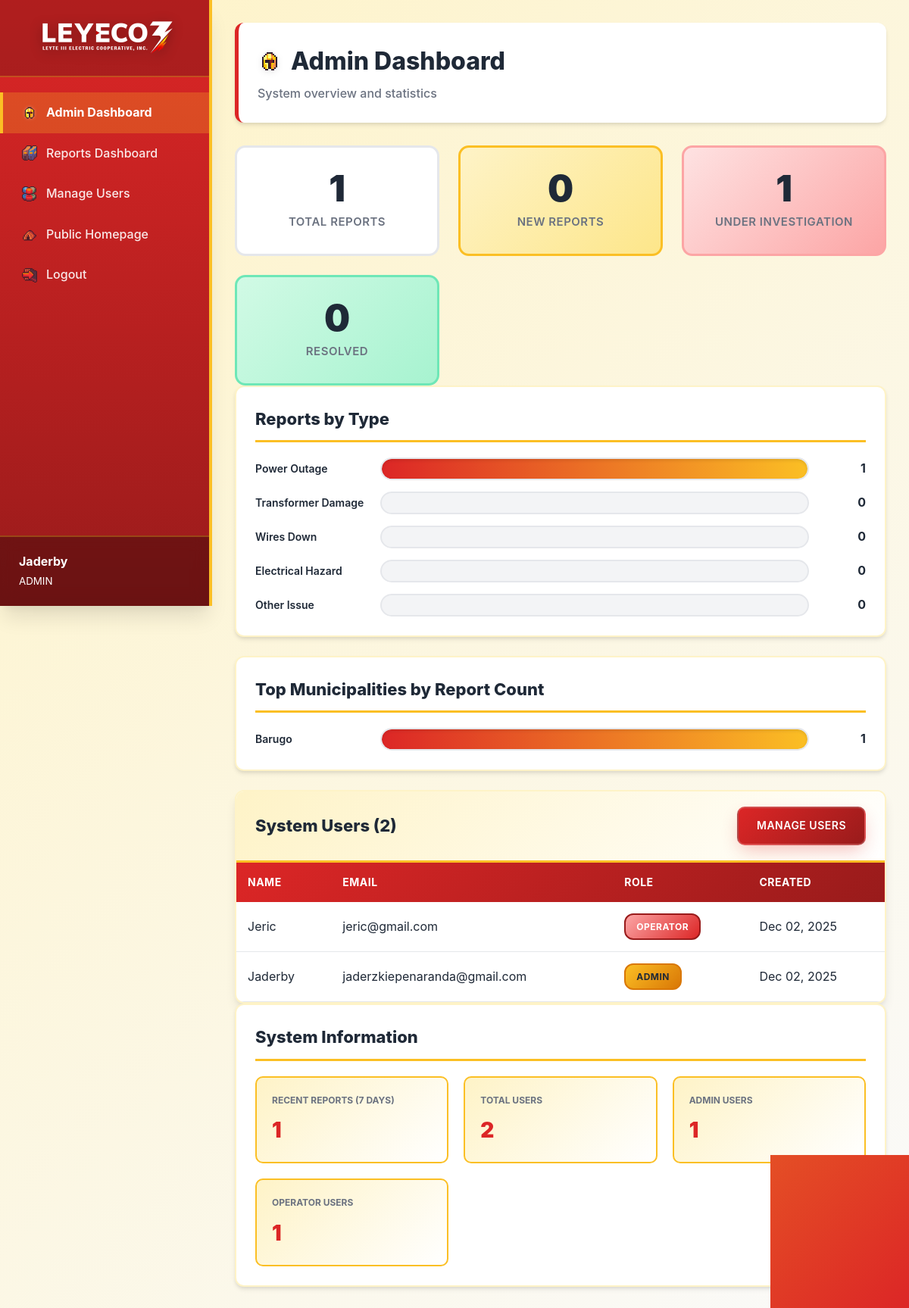
Page /public/admin_dashboard.php (signed in) on the committed database.
### tables this page shows
CREATE TABLE `users` (
  `id` int NOT NULL,
  `name` varchar(100) NOT NULL,
  `email` varchar(100) NOT NULL,
  `password_hash` varchar(255) NOT NULL,
  `role` enum('ADMIN','OPERATOR') NOT NULL DEFAULT 'OPERATOR',
  `created_at` timestamp NULL DEFAULT CURRENT_TIMESTAMP
);

### app/functions.php (called while the page is built, shortened)
<?php
require_once __DIR__ . '/db.php';
function isLoggedIn() {
    return isset($_SESSION['user_id']);
}
function getCurrentUser() {
    return [
        'id' => $_SESSION['user_id'],
        'name' => $_SESSION['user_name'],
        'email' => $_SESSION['user_email'],
        'role' => $_SESSION['user_role']
    ];
}
function formatDate($date, $format = 'M d, Y g:i A') {
    return date($format, strtotime($date));
}
function e($string) {
    return htmlspecialchars($string ?? '', ENT_QUOTES, 'UTF-8');
}

### app/UserController.php (called while the page is built, shortened)
<?php
require_once __DIR__ . '/db.php';
require_once __DIR__ . '/functions.php';
class UserController {
    private $db;
    public function __construct() {
        $this->db = getDB();
    }
    public function getAll() {
        try {
            $stmt = $this->db->query("SELECT id, name, email, role, created_at FROM users ORDER BY created_at DESC");
            return $stmt->fetchAll();
        } catch (Exception $e) {
            error_log("Get users error: " . $e->getMessage());
            return [];
        }
    }
}

### app/db.php (called while the page is built, shortened)
<?php
class Database {
    private static $instance = null;
    private $connection;
    private function __construct() {
        try {
            $dsn = "mysql:host=" . DB_HOST . ";dbname=" . DB_NAME . ";charset=" . DB_CHARSET;
            $options = [
                PDO::ATTR_ERRMODE => PDO::ERRMODE_EXCEPTION,
                PDO::ATTR_DEFAULT_FETCH_MODE => PDO::FETCH_ASSOC,
                PDO::ATTR_EMULATE_PREPARES => false,
                PDO::MYSQL_ATTR_INIT_COMMAND => "SET NAMES " . DB_CHARSET
            ];
            $this->connection = new PDO($dsn, DB_USER, DB_PASS, $options);
        } catch (PDOException $e) {
            error_log("Database Connection Error: " . $e->getMessage());
            die("Database connection failed. Please try again later.");
        }
    }
    public static function getInstance() {
        if (self::$instance === null) {
            self::$instance = new self();
        }
        return self::$instance;
    }
    public function getConnection() {
        return $this->connection;
    }
}
function getDB() {
    return Database::getInstance()->getConnection();
}

### app/ReportController.php (called while the page is built, shortened)
<?php
require_once __DIR__ . '/db.php';
require_once __DIR__ . '/functions.php';
class ReportController {
    private $db;
    public function __construct() {
        $this->db = getDB();
    }
    public function getStatistics() {
        try {
            $stats = [];
            $stmt = $this->db->query("SELECT COUNT(*) as total FROM reports");
            $stats['total'] = $stmt->fetch()['total'];
            $stmt = $this->db->query("SELECT status, COUNT(*) as count FROM reports GROUP BY status");
            $stats['by_status'] = [];
            while ($row = $stmt->fetch()) {
                $stats['by_status'][$row['status']] = $row['count'];
            }
            $stmt = $this->db->query("SELECT type, COUNT(*) as count FROM reports GROUP BY type");
            $stats['by_type'] = [];
            while ($row = $stmt->fetch()) {
                $stats['by_type'][$row['type']] = $row['count'];
            }
            $stmt = $this->db->query("SELECT municipality, COUNT(*) as count FROM reports GROUP BY municipality ORDER BY count DESC LIMIT 10");
            $stats['by_municipality'] = $stmt->fetchAll();
            $stmt = $this->db->query("SELECT COUNT(*) as count FROM reports WHERE created_at >= DATE_SUB(NOW(), INTERVAL 7 DAY)");
            $stats['recent'] = $stmt->fetch()['count'];
            return $stats;
        } catch (Exception $e) {
            error_log("Get statistics error: " . $e->getMessage());
            return [];
        }
    }
}

### public/admin_dashboard.php (the view, shortened to what this page needs)
<?php
require_once __DIR__ . '/../app/db.php';
require_once __DIR__ . '/../app/functions.php';
require_once __DIR__ . '/../app/ReportController.php';
require_once __DIR__ . '/../app/UserController.php';
$user = getCurrentUser();
$reportController = new ReportController();
$userController = new UserController();
$stats = $reportController->getStatistics();
$users = $userController->getAll();
?>
<!DOCTYPE html>
<html lang="en">
<head>
    <link rel="stylesheet" href="homepage.css">
    <link rel="stylesheet" href="assets/css/dashboard.css">
    <link rel="stylesheet" href="assets/css/mobile-sidebar.css">
    <link rel="stylesheet" href="assets/css/header-icon.css">
</head>
<body>
    <div class="dashboard-layout">
        <aside class="sidebar" id="sidebar">
            <div class="sidebar-header">
                <img src="assets/images/logo_leyeco3.webp" alt="LEYECO III Logo" class="header-logo">
            </div>
            <nav class="sidebar-nav">
                <a href="admin_dashboard.php" class="nav-item active">
                    <img src="assets/icons/fc1911.png" alt="Admin" class="nav-icon"> Admin Dashboard
                </a>
                <a href="operator_dashboard.php" class="nav-item">
                    <img src="assets/icons/fc9.png" alt="Reports" class="nav-icon"> Reports Dashboard
                </a>
                <a href="manage_users.php" class="nav-item">
                    <img src="assets/icons/fc14.png" alt="Users" class="nav-icon"> Manage Users
                </a>
                <a href="homepage.php" class="nav-item">
                    <img src="assets/icons/fc93.png" alt="Home" class="nav-icon"> Public Homepage
                </a>
                <a href="logout.php" class="nav-item">
                    <img src="assets/icons/fc3.png" alt="Logout" class="nav-icon"> Logout
                </a>
            </nav>
            <div class="sidebar-user">
                <strong><?php echo e($user['name']); ?></strong><br>
                <small><?php echo e($user['role']); ?></small>
            </div>
        </aside>
        <main class="dashboard-main">
            <header class="dashboard-header">
                <h1>
                    <img src="assets/icons/fc1911.png" alt="Admin" class="header-title-icon">
                    Admin Dashboard
                </h1>
                <p>System overview and statistics</p>
            </header>
            <div class="stats-grid">
                <div class="stat-card">
                    <div class="stat-number"><?php echo number_format($stats['total'] ?? 0); ?></div>
                    <div class="stat-label">Total Reports</div>
                </div>
                <div class="stat-card stat-new">
                    <div class="stat-number"><?php echo number_format($stats['by_status']['NEW'] ?? 0); ?></div>
                    <div class="stat-label">New Reports</div>
                </div>
                <div class="stat-card stat-investigating">
                    <div class="stat-number"><?php echo number_format($stats['by_status']['INVESTIGATING'] ?? 0); ?></div>
                    <div class="stat-label">Under Investigation</div>
                </div>
                <div class="stat-card stat-resolved">
                    <div class="stat-number"><?php echo number_format($stats['by_status']['RESOLVED'] ?? 0); ?></div>
                    <div class="stat-label">Resolved</div>
                </div>
            </div>
            <div class="chart-card">
                <h3>Reports by Type</h3>
                <div class="chart-bars">
                    <?php foreach (REPORT_TYPES as $key => $label): ?>
                        <?php
                            $count = $stats['by_type'][$key] ?? 0;
                            $percentage = $stats['total'] > 0 ? ($count / $stats['total']) * 100 : 0;
                        ?>
                        <div class="chart-bar-item">
                            <div class="chart-bar-label"><?php echo e($label); ?></div>
                            <div class="chart-bar-container">
                                <div class="chart-bar-fill" style="width: <?php echo $percentage; ?>%"></div>
                            </div>
                            <div class="chart-bar-value"><?php echo $count; ?></div>
                        </div>
                    <?php endforeach; ?>
                </div>
            </div>
            <div class="chart-card">
                <h3>Top Municipalities by Report Count</h3>
                <div class="chart-bars">
                    <?php if (!empty($stats['by_municipality'])): ?>
                        <?php
                            $maxCount = max(array_column($stats['by_municipality'], 'count'));
                        ?>
                        <?php foreach ($stats['by_municipality'] as $item): ?>
                            <?php
                                $percentage = $maxCount > 0 ? ($item['count'] / $maxCount) * 100 : 0;
                            ?>
                            <div class="chart-bar-item">
                                <div class="chart-bar-label"><?php echo e($item['municipality']); ?></div>
                                <div class="chart-bar-container">
                                    <div class="chart-bar-fill" style="width: <?php echo $percentage; ?>%"></div>
                                </div>
                                <div class="chart-bar-value"><?php echo $item['count']; ?></div>
                            </div>
                        <?php endforeach; ?>
                    <?php else: ?>
                        <p style="color: var(--text-secondary); text-align: center; padding: 20px;">No data available</p>
                    <?php endif; ?>
                </div>
            </div>
            <div class="table-card">
                <div class="table-header">
                    <h3>System Users (<?php echo count($users); ?>)</h3>
                    <a href="manage_users.php" class="btn btn-primary">Manage Users</a>
                </div>
                <div class="table-responsive">
                    <table class="data-table">
                        <thead>
                            <tr>
                                <th>Name</th>
                                <th>Email</th>
                                <th>Role</th>
                                <th>Created</th>
                            </tr>
                        </thead>
                        <tbody>
                            <?php foreach (array_slice($users, 0, 5) as $u): ?>
                                <tr>
                                    <td><?php echo e($u['name']); ?></td>
                                    <td><?php echo e($u['email']); ?></td>
                                    <td>
                                        <span class="role-badge role-<?php echo e($u['role']); ?>">
                                            <?php echo e($u['role']); ?>
                                        </span>
                                    </td>
                                    <td><?php echo formatDate($u['created_at'], 'M d, Y'); ?></td>
                                </tr>
                            <?php endforeach; ?>
                        </tbody>
                    </table>
                </div>
            </div>
            <div class="info-card">
                <h3>System Information</h3>
                <div class="info-grid">
                    <div class="info-item">
                        <label>Recent Reports (7 days)</label>
                        <span><?php echo number_format($stats['recent'] ?? 0); ?></span>
                    </div>
                    <div class="info-item">
                        <label>Total Users</label>
                        <span><?php echo count($users); ?></span>
                    </div>
                    <div class="info-item">
                        <label>Admin Users</label>
                        <span><?php echo count(array_filter($users, fn($u) => $u['role'] === 'ADMIN')); ?></span>
                    </div>
                    <div class="info-item">
                        <label>Operator Users</label>
                        <span><?php echo count(array_filter($users, fn($u) => $u['role'] === 'OPERATOR')); ?></span>
                    </div>
                </div>
            </div>
        </main>
    </div>
</body>
</html>

### public/homepage.css (style rules this page uses)
* { margin: 0; padding: 0; box-sizing: border-box; }
:root { --primary-red: #DC2626; --primary-red-dark: #991B1B; --primary-red-light: #FCA5A5; --accent-yellow: #FBBF24; --accent-yellow-dark: #D97706; --accent-yellow-light: #FEF3C7; --white: #FFFFFF; --off-white: #FAFAFA; --light-gray: #F3F4F6; --text-dark: #1F2937; --text-gray: #6B7280; --border-light: #E5E7EB; --success-green: #10B981; --warning-orange: #F59E0B; --info-blue: #3B82F6; --shadow-sm: 0 1px 2px 0 rgba(0, 0, 0, 0.05); --shadow: 0 4px 6px -1px rgba(0, 0, 0, 0.1), 0 2px 4px -1px rgba(0, 0, 0, 0.06); --shadow-lg: 0 10px 15px -3px rgba(0, 0, 0, 0.1), 0 4px 6px -2px rgba(0, 0, 0, 0.05); --shadow-xl: 0 20px 25px -5px rgba(0, 0, 0, 0.1), 0 10px 10px -5px rgba(0, 0, 0, 0.04); --shadow-red: 0 10px 25px -5px rgba(220, 38, 38, 0.3); --shadow-yellow: 0 10px 25px -5px rgba(251, 191, 36, 0.3); }
body { font-family: 'Inter', -apple-system, BlinkMacSystemFont, 'Segoe UI', Roboto, 'Helvetica Neue', Arial, sans-serif; background: linear-gradient(135deg, #FEF3C7 0%, #FBBF24 50%, #DC2626 100%); background-attachment: fixed; min-height: 100vh; color: var(--text-dark); line-height: 1.6; }
.header-logo { height: 50px; width: auto; display: inline-block; vertical-align: middle; filter: drop-shadow(0 2px 4px rgba(0, 0, 0, 0.2)); }
.btn { padding: 12px 24px; border-radius: 10px; text-decoration: none; font-weight: 600; transition: all 0.3s cubic-bezier(0.4, 0, 0.2, 1); border: none; cursor: pointer; display: inline-block; text-align: center; position: relative; overflow: hidden; text-transform: uppercase; letter-spacing: 0.5px; font-size: 14px; }
.btn::before { content: ''; position: absolute; top: 50%; left: 50%; width: 0; height: 0; border-radius: 50%; background: rgba(255, 255, 255, 0.3); transform: translate(-50%, -50%); transition: width 0.6s, height 0.6s; }
.btn-primary { background: linear-gradient(135deg, var(--primary-red) 0%, var(--primary-red-dark) 100%); color: var(--white); box-shadow: var(--shadow-red); border: 2px solid rgba(255, 255, 255, 0.2); }
.stats-grid { display: grid; grid-template-columns: repeat(auto-fit, minmax(220px, 1fr)); gap: 25px; }
.stat-card { background: var(--white); padding: 30px 25px; border-radius: 14px; text-align: center; border: 3px solid var(--border-light); transition: all 0.4s cubic-bezier(0.4, 0, 0.2, 1); position: relative; overflow: hidden; }
.stat-card::before { content: ''; position: absolute; top: 0; left: 0; right: 0; height: 5px; background: linear-gradient(to right, var(--primary-red), var(--accent-yellow)); transform: scaleX(0); transition: transform 0.4s ease; }
.stat-card.stat-new { background: linear-gradient(135deg, #FEF3C7 0%, #FDE68A 100%); border-color: var(--accent-yellow); }
.stat-card.stat-investigating { background: linear-gradient(135deg, #FEE2E2 0%, #FCA5A5 100%); border-color: var(--primary-red-light); }
.stat-card.stat-resolved { background: linear-gradient(135deg, #D1FAE5 0%, #A7F3D0 100%); border-color: #6EE7B7; }
.stat-number { font-size: 48px; font-weight: 900; color: var(--text-dark); margin-bottom: 8px; line-height: 1; }
.stat-label { font-size: 15px; color: var(--text-gray); font-weight: 600; text-transform: uppercase; letter-spacing: 0.5px; }
.stat-card { animation: fadeIn 0.6s ease-out backwards; }
.stat-card:nth-child(1) { animation-delay: 0.1s; }
.stat-card:nth-child(2) { animation-delay: 0.2s; }
.stat-card:nth-child(3) { animation-delay: 0.3s; }
.stat-card:nth-child(4) { animation-delay: 0.4s; }

### rows in the picture
users: name "Jaderby", role "ADMIN", email "jaderzkiepenaranda@gmail.com", created_at "Dec 02, 2025"
users: name "Jeric", email "jeric@gmail.com", role "OPERATOR", created_at "Dec 02, 2025"

### other values in the picture
$stats['total'] "1"
$stats['by_status']['NEW'] "0"
$stats['by_status']['INVESTIGATING'] "1"
$stats['by_status']['RESOLVED'] "0"
$label "Power Outage"
$count "1"
$label "Transformer Damage"
$count "0"
$label "Wires Down"
$label "Electrical Hazard"
$label "Other Issue"
$item['municipality'] "Barugo"
$item['count'] "1"
count($users) "2"
$stats['recent'] "1"
